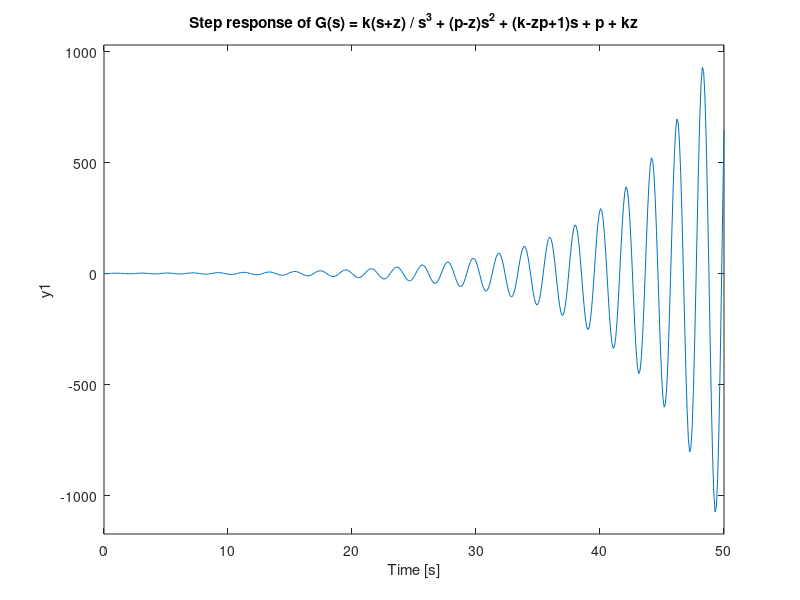

Write MATLAB code to recreate this figure.
n = [10 10];
d = [1 1 9 12];
sys = tf(n,d);

step(sys)
grid
% k =10 z =1 p = 2
title("Step response of G(s) = k(s+z) / s^3 + (p-z)s^2 + (k-zp+1)s + p + kz")